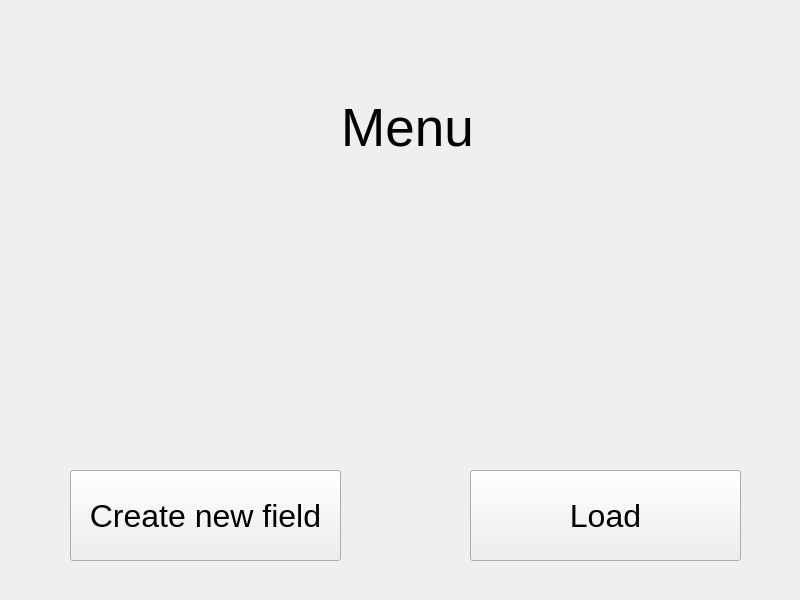
<?xml version="1.0" encoding="UTF-8"?>
<ui version="4.0">
 <class>Menu</class>
 <widget class="QWidget" name="Menu">
  <property name="geometry">
   <rect>
    <x>0</x>
    <y>0</y>
    <width>800</width>
    <height>600</height>
   </rect>
  </property>
  <property name="windowTitle">
   <string>Waves simulation</string>
  </property>
  <widget class="QPushButton" name="pushButton_2">
   <property name="geometry">
    <rect>
     <x>70</x>
     <y>470</y>
     <width>271</width>
     <height>91</height>
    </rect>
   </property>
   <property name="font">
    <font>
     <pointsize>24</pointsize>
    </font>
   </property>
   <property name="text">
    <string>Create new field</string>
   </property>
  </widget>
  <widget class="QPushButton" name="pushButton_3">
   <property name="geometry">
    <rect>
     <x>470</x>
     <y>470</y>
     <width>271</width>
     <height>91</height>
    </rect>
   </property>
   <property name="font">
    <font>
     <pointsize>24</pointsize>
    </font>
   </property>
   <property name="text">
    <string>Load</string>
   </property>
  </widget>
  <widget class="QLabel" name="label">
   <property name="geometry">
    <rect>
     <x>87</x>
     <y>57</y>
     <width>641</width>
     <height>141</height>
    </rect>
   </property>
   <property name="font">
    <font>
     <pointsize>40</pointsize>
    </font>
   </property>
   <property name="text">
    <string>Menu</string>
   </property>
   <property name="alignment">
    <set>Qt::AlignmentFlag::AlignCenter</set>
   </property>
  </widget>
 </widget>
 <resources/>
 <connections/>
</ui>
